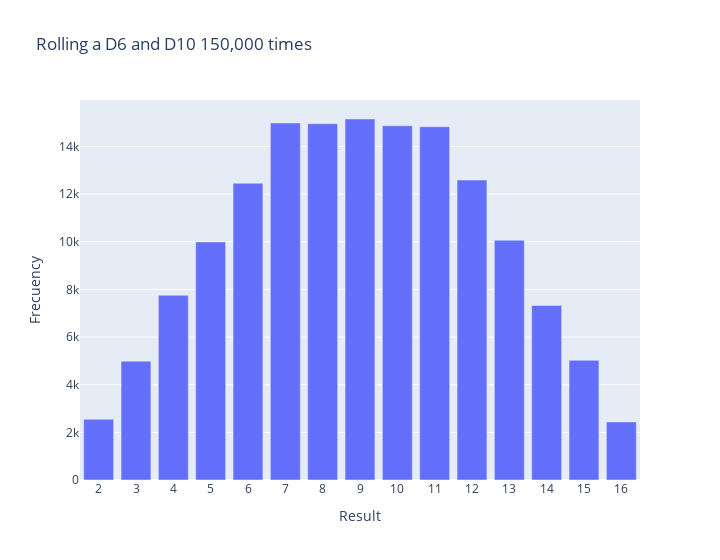

The code cell stored with this chart in its notebook:
### Markdown cell above
### Rolling Two Dice

### Code cell
import plotly.express as px

from modules.die import Die

die_1 = Die(10)
die_2 = Die(6)

results = []
for roll_num in range(150000):
    result = die_1.roll() + die_2.roll() # sum roll result and append to list
    results.append(result)

frecuencies = []
max_result = die_1.num_sides + die_2.num_sides
poss_results = range(2, max_result+1)
for value in poss_results:
    frequency = results.count(value)
    frecuencies.append(frequency)

title = "Rolling a D6 and D10 150,000 times" 
labels = {"x":"Result", "y": "Frecuency"}
fig = px.bar(x=poss_results, y=frecuencies, title=title, labels=labels, width=720)

fig.update_layout(xaxis_dtick=1) # Changing default settings of plotly layout, here we can see all y-labels

fig.show()

# fig.write_html("visual_frecuencies_d6d10.html") --> Remember this for save your chart html

### Figure 1 — Plotly figure (JSON) as saved in the notebook; plotly's stock layout.template omitted (floating-point values rounded to 4 significant figures)
{"data": [{"alignmentgroup": "True", "hovertemplate": "Result=%{x}<br>Frecuency=%{y}<extra></extra>", "legendgroup": "", "marker": {"color": "#636efa", "pattern": {"shape": ""}}, "name": "", "offsetgroup": "", "orientation": "v", "showlegend": false, "textposition": "auto", "type": "bar", "x": [2, 3, 4, 5, 6, 7, 8, 9, 10, 11, 12, 13, 14, 15, 16], "xaxis": "x", "y": [2549, 4990, 7753, 9996, 12459, 14992, 14956, 15156, 14869, 14828, 12594, 10065, 7330, 5025, 2438], "yaxis": "y"}], "layout": {"barmode": "relative", "legend": {"tracegroupgap": 0}, "title": {"text": "Rolling a D6 and D10 150,000 times"}, "width": 720, "xaxis": {"anchor": "y", "domain": [0, 1], "dtick": 1, "title": {"text": "Result"}}, "yaxis": {"anchor": "x", "domain": [0, 1], "title": {"text": "Frecuency"}}}}
